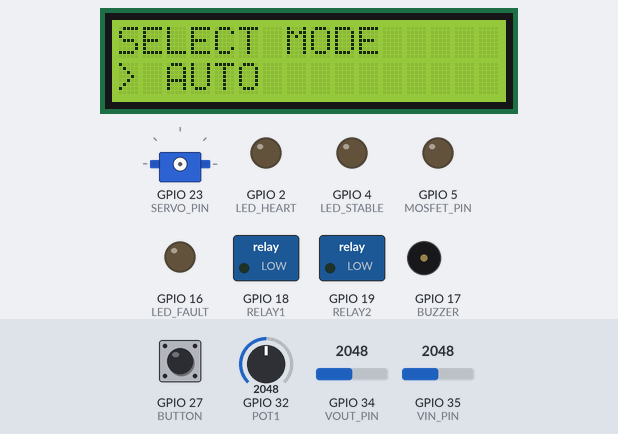
Recording of a sketch running on a simulated ESP32. Shown: 16×2 character LCD, servo, switched loads named in the sketch (green lamp = pin HIGH), output pins drawn as LEDs (lit = HIGH), buzzer (waves = sounding, pin HIGH). The inputs (shaded band) are chosen by the test bench; at power-on: GPIO 27 (BUTTON) HIGH, GPIO 35 (VIN_PIN) = 2048, GPIO 34 (VOUT_PIN) = 2048, GPIO 32 (POT1) = 2048. Servo pulses on a pin are drawn as a servo (544–2400 µs = 0–180°).

Above: at 2.4 s.
2.5 s: GPIO 27 (BUTTON) pulled LOW for 0.15 s
At 3.13 s:
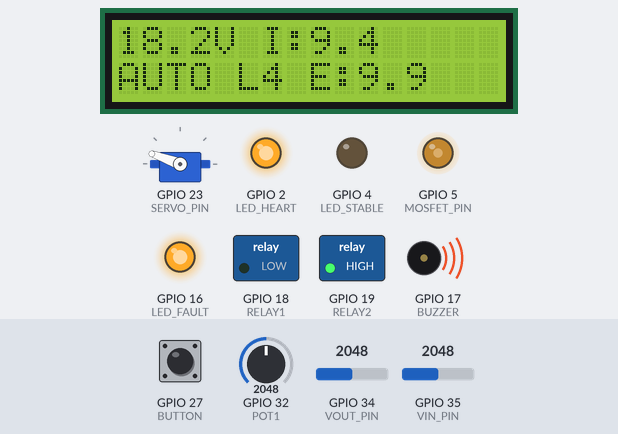
3.2 s: GPIO 35 (VIN_PIN) set to 2866
At 3.47 s:
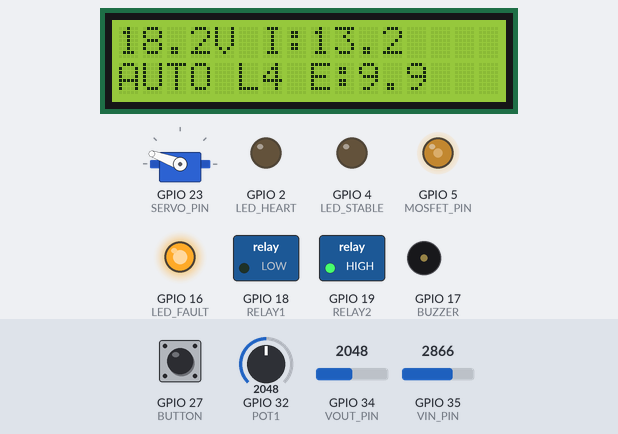
5.3 s: GPIO 34 (VOUT_PIN) set to 1166
At 5.76 s:
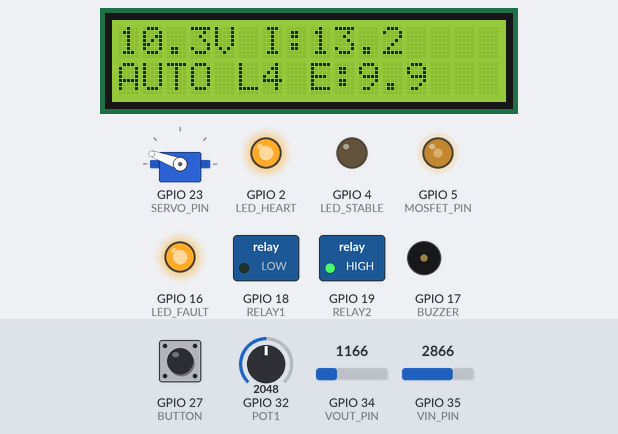
6.8 s: GPIO 34 (VOUT_PIN) set to 1074
At 6.97 s:
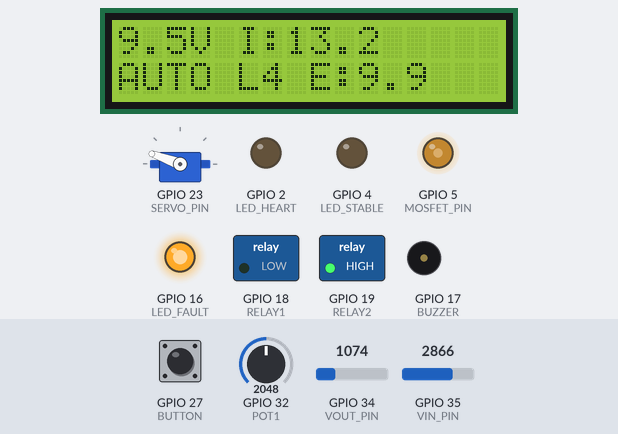
8.3 s: GPIO 27 (BUTTON) pulled LOW for 3.2 s
At 12.8 s:
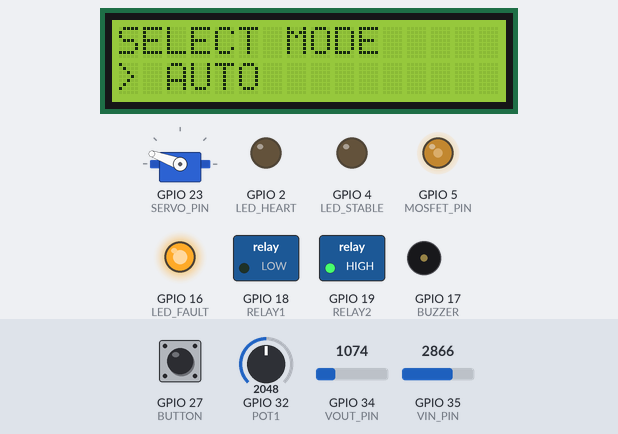
14.5 s: GPIO 32 (POT1) set to 4095
At 15.5 s:
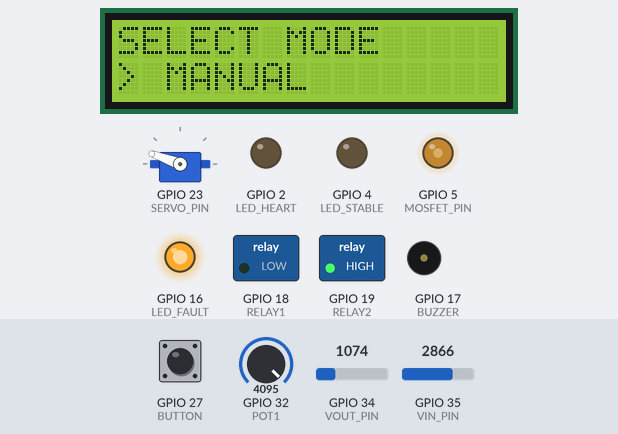
Timing chart, 0 to 18.5 s (numbered marks = the images above; inputs shaded):
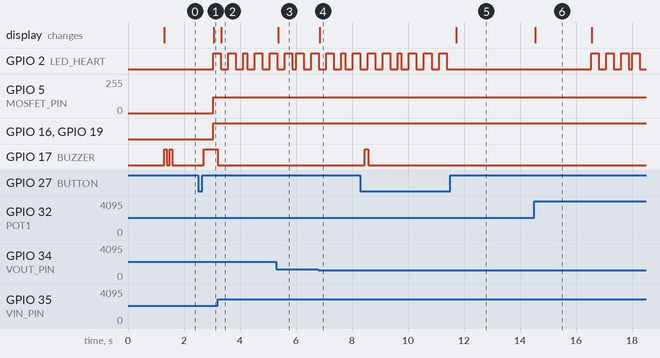

Measured:
- the behaviour switches between 1123 and 1122 on GPIO 34 (VOUT_PIN) (found by bisection; images 3 and 4)
- after the input at 2.5 s, GPIO 2 (LED_HEART), GPIO 16 (LED_FAULT), GPIO 19 (RELAY2): LOW → HIGH after 0.54 s; GPIO 5 (MOSFET_PIN): 0/255 → 120/255 after 0.54 s; GPIO 17 (BUZZER): LOW → HIGH after 0.20 s; the display: changes after 0.57 s (image 1)
- after the input at 3.2 s, the display: changes after 0.14 s (image 2)
- after the input at 5.3 s, the display: changes after 0.06 s (image 3)
- after the input at 6.8 s, the display: changes at once (image 4)
- after the input at 8.3 s, GPIO 2 (LED_HEART): goes on until 11.4 s, then stays LOW; GPIO 17 (BUZZER): LOW → HIGH after 0.15 s, → LOW 0.13 s later; the display: changes after 3.4 s (image 5)
- after the input at 14.5 s, the display: changes at once (image 6)
- by itself, GPIO 17 (BUZZER): alternates HIGH for 0.08 s and LOW for 0.11 s, 4 changes in all, then stays LOW

The sketch:

hh.ino
```cpp
#include <Wire.h>
#include <LiquidCrystal_I2C.h>
#include <EEPROM.h>

LiquidCrystal_I2C lcd(0x27, 16, 2);

// -------- PINS --------
#define SERVO_PIN 23
#define MOSFET_PIN 5
#define RELAY1 18
#define RELAY2 19

#define VIN_PIN 35
#define VOUT_PIN 34

#define BUTTON 27
#define POT1 32

#define LED_HEART 2
#define LED_STABLE 4
#define LED_FAULT 16
#define BUZZER 17

// -------- SYSTEM --------
float target = 24.0;
float tolerance = 0.05;
float scaleVin = 5.7;
float scaleVout = 11.0;

// -------- MODE --------
enum Mode { DEMO_MODE, AUTO_MODE, MANUAL_MODE };
Mode currentMode = DEMO_MODE;

// -------- STATE --------
enum State { MODE_SELECT, RUN };
State state = MODE_SELECT;
unsigned long stateStart = 0;

// -------- CONTROL --------
int manualRelay = 1;
int pwmValue = 120;
int lastLevel = 0;

// -------- SERVO --------
int servoLevelAngle[5] = {0, 38, 82, 118, 152};
int lastServoAngle = -1;

// -------- DEMO --------
unsigned long lastStepTime = 0;
#define STEP_DELAY 3000
int step = 0;
int lastAppliedStep = -1;

// -------- BUTTON --------
bool lastBtn = HIGH;
unsigned long pressStart = 0;

// ================= BUZZER ENGINE =================
unsigned long buzzerTimer = 0;
int buzzerMode = 0;

enum {
  BUZ_OFF,
  BUZ_SHORT,
  BUZ_DOUBLE,
  BUZ_LEVEL
};

void startBuzzer(int mode) {
  buzzerMode = mode;
  buzzerTimer = millis();
}

void updateBuzzer() {

  switch (buzzerMode) {

    case BUZ_OFF:
      digitalWrite(BUZZER, LOW);
      break;

    case BUZ_SHORT:
      if (millis() - buzzerTimer < 100) digitalWrite(BUZZER, HIGH);
      else {
        digitalWrite(BUZZER, LOW);
        buzzerMode = BUZ_OFF;
      }
      break;

    case BUZ_DOUBLE:
      if (millis() - buzzerTimer < 100) digitalWrite(BUZZER, HIGH);
      else if (millis() - buzzerTimer < 200) digitalWrite(BUZZER, LOW);
      else if (millis() - buzzerTimer < 300) digitalWrite(BUZZER, HIGH);
      else {
        digitalWrite(BUZZER, LOW);
        buzzerMode = BUZ_OFF;
      }
      break;

    case BUZ_LEVEL:
      if (millis() - buzzerTimer < 50) digitalWrite(BUZZER, HIGH);
      else {
        digitalWrite(BUZZER, LOW);
        buzzerMode = BUZ_OFF;
      }
      break;
  }
}

// ================= PWM =================
void initPWM() {
  ledcAttach(MOSFET_PIN, 5000, 8);
  ledcAttach(SERVO_PIN, 50, 16);
}

// ================= SERVO =================
void setServo(int angle) {
  if (abs(angle - lastServoAngle) > 2) {
    int duty = map(angle, 0, 180, 1638, 8192);
    ledcWrite(SERVO_PIN, duty);
    lastServoAngle = angle;
  }
}

void moveToLevel(int lvl) {
  setServo(servoLevelAngle[lvl]);
}

// ================= VOLTAGE =================
float readVoltage(int pin, float scale) {
  long sum = 0;
  for (int i = 0; i < 20; i++) {
    sum += analogRead(pin);
    delayMicroseconds(80);
  }
  return (sum / 20.0 / 4095.0) * 3.3 * scale;
}

// ================= EXPECTED VIN =================
float expectedVin(int lvl) {
  switch(lvl) {
    case 1: return 12.0;
    case 2: return 11.3;
    case 3: return 10.6;
    case 4: return 9.9;
  }
  return 0;
}

// ================= RELAY CONTROL =================
void applyStep(int s) {

  if (s == lastAppliedStep) return;

  int lvl = s + 1;

  // Servo first
  moveToLevel(lvl);
  delay(250);

  // Safe release
  digitalWrite(RELAY1, LOW);
  digitalWrite(RELAY2, LOW);
  delay(80);

  // Apply relay
  switch(s) {
    case 0: digitalWrite(RELAY1, LOW); break;
    case 1: digitalWrite(RELAY1, HIGH); break;
    case 2: digitalWrite(RELAY2, LOW); break;
    case 3: digitalWrite(RELAY2, HIGH); break;
  }

  lastAppliedStep = s;
  lastLevel = lvl;

  startBuzzer(BUZ_LEVEL); // 🔥 LEVEL BEEP
}

// ================= MODE MENU =================
void modeMenu() {

  int pot = analogRead(POT1);
  int sel = map(pot, 0, 4095, 0, 2);

  lcd.clear();
  lcd.setCursor(0,0);
  lcd.print("SELECT MODE");

  lcd.setCursor(0,1);

  if (sel == 0) lcd.print("> DEMO");
  if (sel == 1) lcd.print("> AUTO");
  if (sel == 2) lcd.print("> MANUAL");

  if (digitalRead(BUTTON) == LOW) {
    delay(200);
    currentMode = (Mode)sel;
    startBuzzer(BUZ_DOUBLE); // 🔥 MODE BEEP
    state = RUN;
  }

  if (millis() - stateStart > 5000) {
    state = RUN;
  }
}

// ================= BUTTON =================
void handleButton() {
  bool cur = digitalRead(BUTTON);

  if (lastBtn == HIGH && cur == LOW) {
    pressStart = millis();
    startBuzzer(BUZ_SHORT); // 🔥 CLICK BEEP
  }

  if (lastBtn == LOW && cur == HIGH) {
    if (millis() - pressStart > 1000) {
      state = MODE_SELECT;
      stateStart = millis();
    }
  }

  lastBtn = cur;
}

// ================= AUTO =================
int decide(float V) {
  if (V < 22.5) return 4;
  else if (V < 23.5) return 3;
  else if (V < 24.2) return 2;
  else return 1;
}

// ================= UI =================
void drawUI(float V, float Vin) {

  lcd.clear();

  lcd.setCursor(0,0);
  lcd.print(V,1);
  lcd.print("V ");

  lcd.print("I:");
  lcd.print(Vin,1);

  lcd.setCursor(0,1);

  if (currentMode == DEMO_MODE) lcd.print("DEMO ");
  else if (currentMode == AUTO_MODE) lcd.print("AUTO ");
  else lcd.print("MAN ");

  lcd.print("L");
  lcd.print(lastLevel);

  lcd.print(" E:");
  lcd.print(expectedVin(lastLevel),1);
}

// ================= SETUP =================
void setup() {

  pinMode(RELAY1, OUTPUT);
  pinMode(RELAY2, OUTPUT);
  pinMode(BUTTON, INPUT_PULLUP);

  pinMode(LED_HEART, OUTPUT);
  pinMode(LED_STABLE, OUTPUT);
  pinMode(LED_FAULT, OUTPUT);
  pinMode(BUZZER, OUTPUT);

  initPWM();

  lcd.init();
  lcd.backlight();

  lcd.print("FINAL SYSTEM");
  delay(1200);

  startBuzzer(BUZ_DOUBLE); // 🔥 STARTUP BEEP

  state = MODE_SELECT;
  stateStart = millis();
}

// ================= LOOP =================
void loop() {

  handleButton();

  float Vin = readVoltage(VIN_PIN, scaleVin);
  float Vout = readVoltage(VOUT_PIN, scaleVout);

  if (state == MODE_SELECT) {
    modeMenu();
    updateBuzzer();
    return;
  }

  int lvl;

  if (currentMode == DEMO_MODE) {

    if (millis() - lastStepTime > STEP_DELAY) {
      step++;
      if (step > 3) step = 0;
      lastStepTime = millis();
    }

    applyStep(step);
    lvl = step + 1;
  }

  else if (currentMode == AUTO_MODE) {
    lvl = decide(Vout);
    applyStep(lvl - 1);
  }

  else {
    int pot = analogRead(POT1);
    lvl = map(pot, 0, 4095, 1, 4);
    applyStep(lvl - 1);
  }

  ledcWrite(MOSFET_PIN, pwmValue);

  digitalWrite(LED_HEART, millis()%500<250);
  digitalWrite(LED_STABLE, abs(target - Vout) < tolerance);
  digitalWrite(LED_FAULT, (Vout < 20));

  drawUI(Vout, Vin);

  updateBuzzer(); // 🔥 IMPORTANT

  delay(100);
}
```
